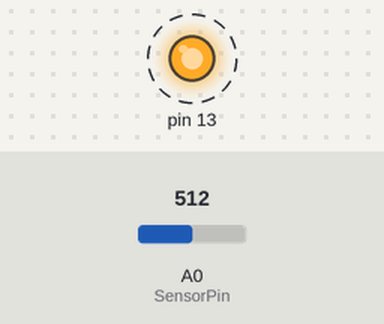
The sketch below on a simulated Arduino Uno, built with avr-gcc and run on an emulated ATmega328P. Parts: output pins drawn as LEDs (lit = HIGH). Dashed ring = blinking. The test bench sets the inputs (shaded band); at power-on: A0 (SensorPin) = 512. What the sketch prints to the serial monitor is not drawn.

Above: at 0.5 s.
Timing chart, 0 to 3.0 s (numbered marks = the images above):
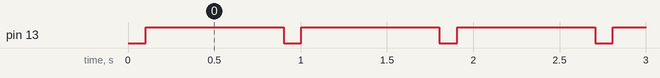

The sketch:

water_ph_sensor.ino
```cpp
#define SensorPin A0

//Store the average value of the sensor feedback
unsigned long int avgValue;
int buf[10],temp;

//Initialize the calibration value.
//Change this value depending on the actual calibration of the sensor.
float cal_value = 0;

void setup()
{
  pinMode(13,OUTPUT);
  Serial.begin(9600);

  //Test the serial monitor
  Serial.println("Ready");
}
void loop()
{
  Serial.print("start");

  //Read 10 sample analog values from the sensor.
  //This is done to smoothen the output value.
  for(int i=0;i<10;i++)
  {
    buf[i]=analogRead(SensorPin);
    delay(10);
  }

  //Sort the analog values from small to large.
  //This will be used in calculating the running average of the samples in the later stage.
  for(int i=0;i<9;i++)
  {
    for(int j=i+1;j<10;j++)
    {
      if(buf[i]>buf[j])
      {
        temp=buf[i];
        buf[i]=buf[j];
        buf[j]=temp;
      }
    }
  }

  avgValue=0;

  //Take the average value of the 6 center samples.
  //This is done in order to remove outliers in the sample to minimize the error.
  for(int i=2;i<8;i++)
    avgValue+=buf[i];

  //convert the analog into millivolt
  float phValue=(float)avgValue * 5.0/1024/6;

  //convert the millivolt into pH value
  phValue=3.5*phValue + cal_value;

  //Print the average pH sample value
  Serial.print("    pH:");
  Serial.print(phValue,2);
  Serial.println(" ");

  digitalWrite(13, HIGH);
  delay(800);
  digitalWrite(13, LOW);

}
```

Measured:
- by itself, pin 13: alternates HIGH for 0.80 s and LOW for 0.10 s
